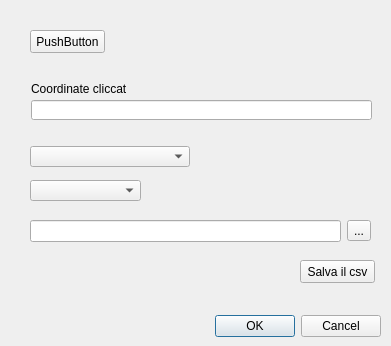
<?xml version="1.0" encoding="UTF-8"?>
<ui version="4.0">
 <class>CoordinateDialogBase</class>
 <widget class="QDialog" name="CoordinateDialogBase">
  <property name="geometry">
   <rect>
    <x>0</x>
    <y>0</y>
    <width>391</width>
    <height>346</height>
   </rect>
  </property>
  <property name="windowTitle">
   <string>Coordinate Cliccate</string>
  </property>
  <widget class="QDialogButtonBox" name="button_box">
   <property name="geometry">
    <rect>
     <x>40</x>
     <y>310</y>
     <width>341</width>
     <height>32</height>
    </rect>
   </property>
   <property name="orientation">
    <enum>Qt::Horizontal</enum>
   </property>
   <property name="standardButtons">
    <set>QDialogButtonBox::Cancel|QDialogButtonBox::Ok</set>
   </property>
  </widget>
  <widget class="QPushButton" name="pushButton">
   <property name="geometry">
    <rect>
     <x>30</x>
     <y>30</y>
     <width>75</width>
     <height>23</height>
    </rect>
   </property>
   <property name="text">
    <string>PushButton</string>
   </property>
  </widget>
  <widget class="QLineEdit" name="lineEdit">
   <property name="geometry">
    <rect>
     <x>31</x>
     <y>100</y>
     <width>341</width>
     <height>20</height>
    </rect>
   </property>
   <property name="toolTip">
    <string>Barra di stampa delle coordinate</string>
   </property>
  </widget>
  <widget class="QLabel" name="label">
   <property name="geometry">
    <rect>
     <x>31</x>
     <y>81</y>
     <width>95</width>
     <height>16</height>
    </rect>
   </property>
   <property name="text">
    <string>Coordinate cliccate:</string>
   </property>
  </widget>
  <widget class="QPushButton" name="pushButton_2">
   <property name="geometry">
    <rect>
     <x>300</x>
     <y>260</y>
     <width>75</width>
     <height>23</height>
    </rect>
   </property>
   <property name="text">
    <string>Salva il csv</string>
   </property>
  </widget>
  <widget class="QWidget" name="layoutWidget">
   <property name="geometry">
    <rect>
     <x>30</x>
     <y>220</y>
     <width>341</width>
     <height>22</height>
    </rect>
   </property>
   <layout class="QHBoxLayout" name="horizontalLayout">
    <item>
     <widget class="QLineEdit" name="pathLine"/>
    </item>
    <item>
     <widget class="QToolButton" name="chooseButton">
      <property name="text">
       <string>...</string>
      </property>
     </widget>
    </item>
   </layout>
  </widget>
  <widget class="QgsMapLayerComboBox" name="comboBox">
   <property name="geometry">
    <rect>
     <x>30</x>
     <y>146</y>
     <width>160</width>
     <height>21</height>
    </rect>
   </property>
  </widget>
  <widget class="QgsFieldComboBox" name="comboBox_2">
   <property name="geometry">
    <rect>
     <x>30</x>
     <y>180</y>
     <width>111</width>
     <height>21</height>
    </rect>
   </property>
  </widget>
 </widget>
 <customwidgets>
  <customwidget>
   <class>QgsFieldComboBox</class>
   <extends>QComboBox</extends>
   <header>qgis.gui</header>
  </customwidget>
  <customwidget>
   <class>QgsMapLayerComboBox</class>
   <extends>QComboBox</extends>
   <header>qgis.gui</header>
  </customwidget>
 </customwidgets>
 <resources/>
 <connections>
  <connection>
   <sender>button_box</sender>
   <signal>accepted()</signal>
   <receiver>CoordinateDialogBase</receiver>
   <slot>accept()</slot>
   <hints>
    <hint type="sourcelabel">
     <x>20</x>
     <y>20</y>
    </hint>
    <hint type="destinationlabel">
     <x>20</x>
     <y>20</y>
    </hint>
   </hints>
  </connection>
  <connection>
   <sender>button_box</sender>
   <signal>rejected()</signal>
   <receiver>CoordinateDialogBase</receiver>
   <slot>reject()</slot>
   <hints>
    <hint type="sourcelabel">
     <x>20</x>
     <y>20</y>
    </hint>
    <hint type="destinationlabel">
     <x>20</x>
     <y>20</y>
    </hint>
   </hints>
  </connection>
  <connection>
   <sender>comboBox</sender>
   <signal>layerChanged(QgsMapLayer*)</signal>
   <receiver>comboBox_2</receiver>
   <slot>setLayer(QgsMapLayer*)</slot>
   <hints>
    <hint type="sourcelabel">
     <x>82</x>
     <y>160</y>
    </hint>
    <hint type="destinationlabel">
     <x>83</x>
     <y>187</y>
    </hint>
   </hints>
  </connection>
 </connections>
</ui>
